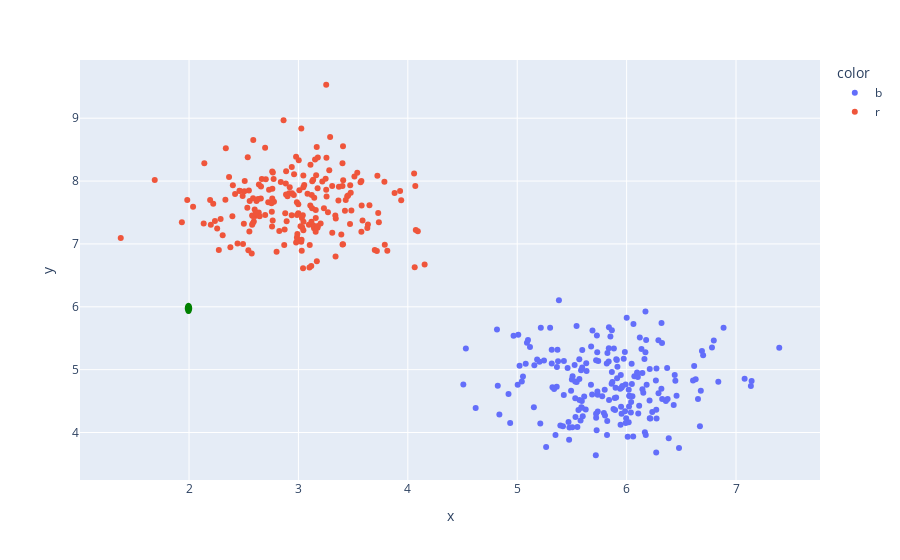

The notebook cell this image was saved under:
### Code cell
fig = px.scatter(x=data['length'], y=data['weight'], color=label_color)
fig.add_shape(type='circle', x0=1.97, y0=5.9, x1=2.02, y1=6.05, fillcolor='green', line_color='green')
fig.show()

### Figure 1 — Plotly figure (JSON) as saved in the notebook; plotly's stock layout.template omitted (floating-point values rounded to 4 significant figures; data arrays with more than 128 entries replaced by an {"elided": "..."} marker saying what was removed)
{"data": [{"hovertemplate": "color=b<br>x=%{x}<br>y=%{y}<extra></extra>", "legendgroup": "b", "marker": {"color": "#636efa", "symbol": "circle"}, "mode": "markers", "name": "b", "orientation": "v", "showlegend": true, "type": "scatter", "x": {"elided": "200 float values"}, "xaxis": "x", "y": {"elided": "200 float values"}, "yaxis": "y"}, {"hovertemplate": "color=r<br>x=%{x}<br>y=%{y}<extra></extra>", "legendgroup": "r", "marker": {"color": "#EF553B", "symbol": "circle"}, "mode": "markers", "name": "r", "orientation": "v", "showlegend": true, "type": "scatter", "x": {"elided": "200 float values"}, "xaxis": "x", "y": {"elided": "200 float values"}, "yaxis": "y"}], "layout": {"legend": {"title": {"text": "color"}, "tracegroupgap": 0}, "margin": {"t": 60}, "shapes": [{"fillcolor": "green", "line": {"color": "green"}, "type": "circle", "x0": 1.97, "x1": 2.02, "y0": 5.9, "y1": 6.05}], "xaxis": {"anchor": "y", "domain": [0, 1], "title": {"text": "x"}}, "yaxis": {"anchor": "x", "domain": [0, 1], "title": {"text": "y"}}}}
